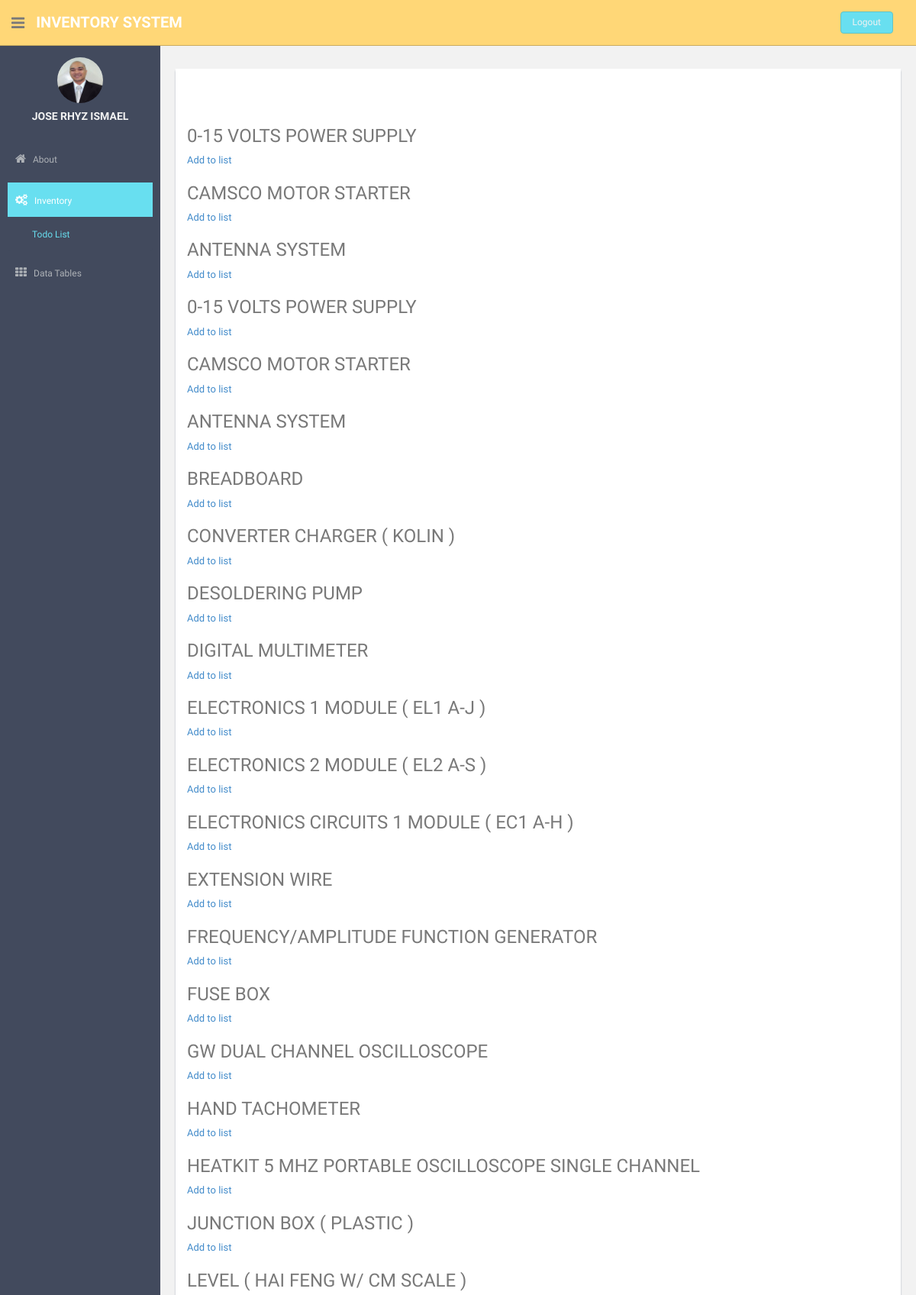
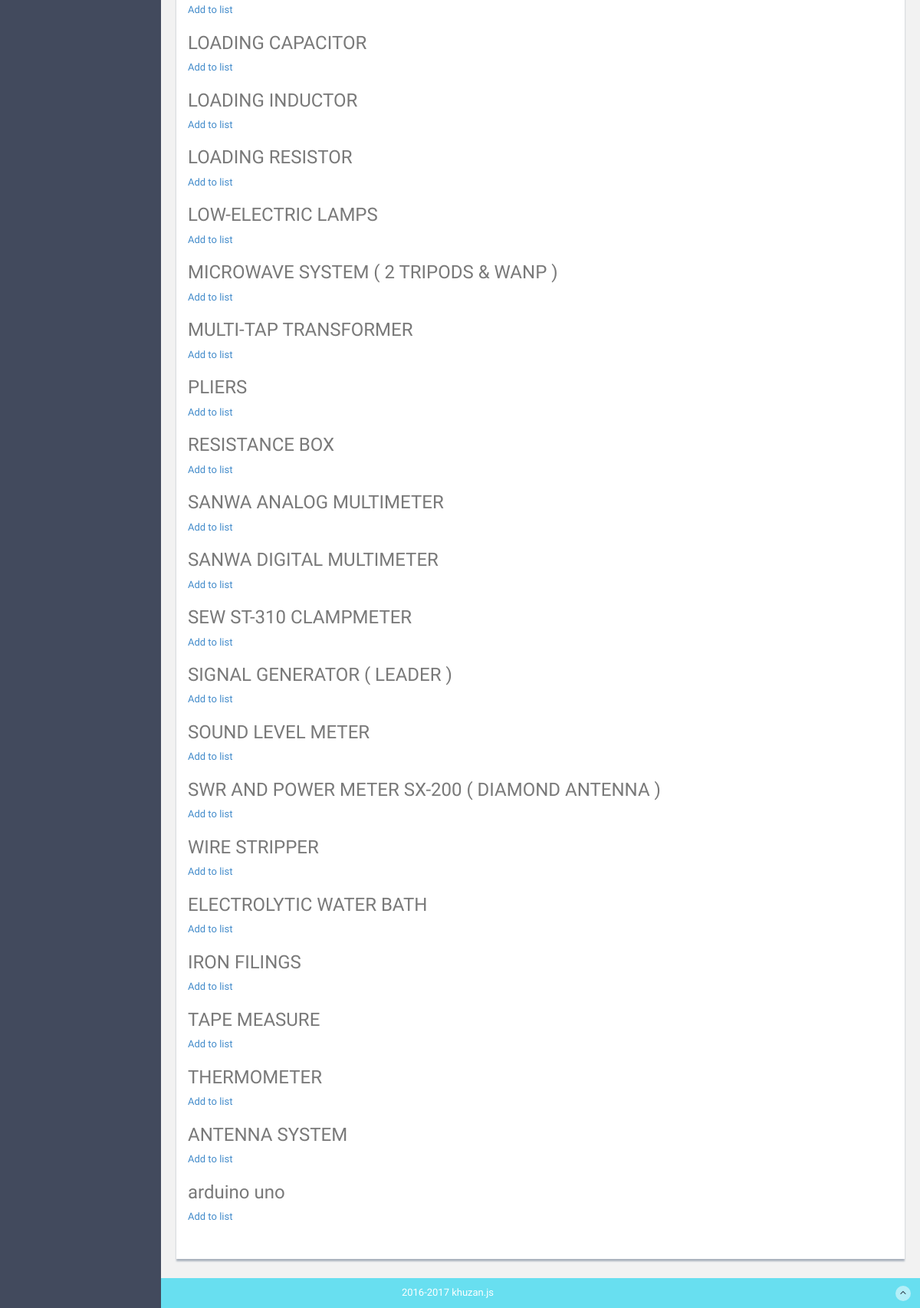
The app's page /cart.php with its own data (2 pictures, top to bottom).
### tables this page shows
CREATE TABLE IF NOT EXISTS `items` (
  `items_id` int(11) NOT NULL AUTO_INCREMENT,
  `qty` int(50) NOT NULL,
  `description` varchar(50) NOT NULL,
  `prpty_number` varchar(50) NOT NULL,
  `classification` varchar(50) NOT NULL,
  `department` varchar(50) NOT NULL,
  `location` varchar(50) NOT NULL,
  `assignee` varchar(50) NOT NULL,
  `remarks` varchar(50) NOT NULL,
  PRIMARY KEY (`items_id`)
);

### cart.php (the view, shortened to what this page needs)
<!DOCTYPE html>
<?php
	$db = connect();
 ?>
<html lang="en">
  <head>
    <link href="assets/css/bootstrap.css" rel="stylesheet">
    <link href="assets/font-awesome/css/font-awesome.css" rel="stylesheet" />
    <link href="assets/css/style.css" rel="stylesheet">
    <link href="assets/css/style-responsive.css" rel="stylesheet">
    <link rel="stylesheet" href="assets/css/to-do.css">
  </head>
  <body>
  <section id="container" >
      <header class="header black-bg">
              <div class="sidebar-toggle-box">
                  <div class="fa fa-bars tooltips" data-placement="right" data-original-title="Toggle Navigation"></div>
              </div>
            <a href="About.php" class="logo"><b>Inventory System</b></a>
            <div class="top-menu">
            	<ul class="nav pull-right top-menu">
                    <li><a class="logout" href="functions/logout.php">Logout</a></li>
            	</ul>
            </div>
        </header>
      <aside>
          <div id="sidebar"  class="nav-collapse ">
              <ul class="sidebar-menu" id="nav-accordion">
              	  <p class="centered"><a href="profile.php"><img src="assets/img/budskie.jpg" class="img-circle" width="60"></a></p>
              	  <h5 class="centered">JOSE RHYZ ISMAEL</h5>
                  <li class="mt">
                      <a href="About.php">
                          <i class="fa fa-home"></i>
                          <span>About</span>
                      </a>
                  </li>
                  <li class="sub-menu">
                      <a class="active" href="javascript:;" >
                          <i class="fa fa-cogs"></i>
                          <span>Inventory</span>
                      </a>
                      <ul class="sub">
                          <li class="active"><a href="#">Todo List</a></li>
                      </ul>
                  </li>
                  <li class="sub-menu">
                      <a href="javascript:;" >
                          <i class="fa fa-th"></i>
                          <span>Data Tables</span>
                      </a>
                  </li>
              </ul>
          </div>
      </aside>
      <section id="main-content">
          <section class="wrapper">
              <div class="row mt">
                  <div class="col-md-12">
                      <section class="task-panel tasks-widget">
	                	<div class="panel-heading">
	                        <br>
	                 	</div>
                          <div class="panel-body">
                              <div class="task-content">
																<?php
																$sth = $db->prepare("SELECT * From items order by items_id");
																$sth->execute();
																$results = $sth->fetchAll(PDO::FETCH_OBJ);
															?>
																<?php foreach ($results as $g ):?>
																	<?php if($g->qty <= 0){
																		echo '';
																	}else{
																		echo '<div class="product">
																			<h3>'.$g->description.'</h3>
																			<a href="functions/add-to-cart.php?id='.$g->items_id.'">Add to list</a>
																		</div>';
																	} ?>
																<?php endforeach ?>
                                </div>
                          </div>
                      </section>
                  </div>
              </div>
		</section><! --/wrapper -->
      </section>
      <footer class="site-footer">
          <div class="text-center">
              2016-2017 khuzan.js
              <a href="todo_list.php#" class="go-top">
                  <i class="fa fa-angle-up"></i>
              </a>
          </div>
      </footer>
  </section>
  </body>
</html>

### assets/css/style.css (style rules this page uses)
body { color: #797979; background: #f2f2f2; font-family: 'Ruda', sans-serif; padding: 0px !important; margin: 0px !important; font-size:13px; }
ul li { list-style: none; }
a, a:hover, a:focus { text-decoration: none; outline: none; }
#container { width: 100%; height: 100%; }
.centered { text-align: center; }
.mt { margin-top: 25px; }
ul.top-menu > li > .logout { color: #f2f2f2; font-size: 12px; border-radius: 4px; -webkit-border-radius: 4px; border: 1px solid #64c3c2 !important; padding: 5px 15px; margin-right: 15px; background: #68dff0; margin-top: 15px; }
#sidebar { width: 210px; height: 100%; position: fixed; background: #424a5d; }
#sidebar h5 { color: #f2f2f2; font-weight: 700; }
#sidebar ul li { position: relative; }
#sidebar .sub-menu > .sub li { padding-left: 32px; }
#sidebar .sub-menu > .sub li:last-child { padding-bottom: 10px; }
ul.sidebar-menu , ul.sidebar-menu li ul.sub { margin: -2px 0 0; padding: 0; }
ul.sidebar-menu { margin-top: 75px; }
#sidebar > ul > li > ul.sub { display: none; }
#sidebar > ul > li.active > ul.sub, #sidebar > ul > li > ul.sub > li > a { display: block; }
ul.sidebar-menu li ul.sub li { background: #424a5d; margin-bottom: 0; margin-left: 0; margin-right: 0; }
ul.sidebar-menu li ul.sub li:last-child { border-radius: 0 0 4px 4px; -webkit-border-radius: 0 0 4px 4px; }
ul.sidebar-menu li ul.sub li a { font-size: 12px; padding: 6px 0; line-height: 35px; height: 35px; -webkit-transition: all 0.3s ease; -moz-transition: all 0.3s ease; -o-transition: all 0.3s ease; -ms-transition: all 0.3s ease; transition: all 0.3s ease; color: #aeb2b7; }
ul.sidebar-menu li ul.sub li.active a { color: #68dff0; -webkit-transition: all 0.3s ease; -moz-transition: all 0.3s ease; -o-transition: all 0.3s ease; -ms-transition: all 0.3s ease; transition: all 0.3s ease; display: block; }
ul.sidebar-menu li { margin-bottom: 5px; margin-left:10px; margin-right:10px; }
ul.sidebar-menu li.sub-menu { line-height: 15px; }
ul.sidebar-menu li a span { display: inline-block; }
ul.sidebar-menu li a { color: #aeb2b7; text-decoration: none; display: block; padding: 15px 0 15px 10px; font-size: 12px; outline: none; -webkit-transition: all 0.3s ease; -moz-transition: all 0.3s ease; -o-transition: all 0.3s ease; -ms-transition: all 0.3s ease; transition: all 0.3s ease; }
ul.sidebar-menu li a.active, ul.sidebar-menu li a:hover, ul.sidebar-menu li a:focus { background: #68dff0; color: #fff; display: block; -webkit-transition: all 0.3s ease; -moz-transition: all 0.3s ease; -o-transition: all 0.3s ease; -ms-transition: all 0.3s ease; transition: all 0.3s ease; }
ul.sidebar-menu li a i { font-size: 15px; padding-right: 6px; }
ul.sidebar-menu li a.active i { color: #fff; }
#main-content { margin-left: 210px; }
.header, .footer { min-height: 60px; padding: 0 15px; }
.header { position: fixed; left: 0; right: 0; z-index: 1002; }
.black-bg { background: #ffd777; border-bottom: 1px solid #c9aa5f; }
.wrapper { display: inline-block; margin-top: 60px; padding-left: 15px; padding-right: 15px; padding-bottom: 15px; padding-top: 0px; width: 100%; }
a.logo { font-size: 20px; color: #ffffff; float: left; margin-top: 15px; text-transform: uppercase; }
a.logo b { font-weight: 900; }
#top_menu .nav > li, ul.top-menu > li { float: left; }
ul.top-menu > li > a { color: #666666; font-size: 16px; border-radius: 4px; -webkit-border-radius: 4px; border:1px solid #666666 !important; padding: 2px 6px; margin-right: 15px; }
.sidebar-toggle-box { float: left; padding-right: 15px; margin-top: 20px; }
.sidebar-toggle-box .fa-bars { cursor: pointer; display: inline-block; font-size: 20px; }
.site-footer { background: #68dff0; color: #fff; padding: 10px 0; }
.go-top { margin-right: 1%; float: right; background: rgba(255,255,255,.5); width: 20px; height: 20px; border-radius: 50%; -webkit-border-radius: 50%; }
.go-top i { color: #2A3542; }

### assets/css/to-do.css (style rules this page uses)
.task-content { margin-bottom: 30px; }
.task-panel { background: #fff; text-align: left; box-shadow: 0px 3px 2px #aab2bd; margin: 5px; }
.tasks-widget .task-content:after { clear: both; }

### records on screen
items: description "0-15 VOLTS POWER SUPPLY"
items: description "CAMSCO MOTOR STARTER"
items: description "ANTENNA SYSTEM"
items: description "0-15 VOLTS POWER SUPPLY"
items: description "CAMSCO MOTOR STARTER"
items: description "ANTENNA SYSTEM"
items: description "BREADBOARD"
items: description "CONVERTER CHARGER ( KOLIN )"
items: description "DESOLDERING PUMP"
items: description "DIGITAL MULTIMETER"
items: description "ELECTRONICS 1 MODULE ( EL1 A-J )"
items: description "ELECTRONICS 2 MODULE ( EL2 A-S )"
items: description "ELECTRONICS CIRCUITS 1 MODULE ( EC1 A-H )"
items: description "EXTENSION WIRE"
items: description "FREQUENCY/AMPLITUDE FUNCTION GENERATOR"
items: description "FUSE BOX"
items: description "GW DUAL CHANNEL OSCILLOSCOPE"
items: description "HAND TACHOMETER"
items: description "HEATKIT 5 MHZ PORTABLE OSCILLOSCOPE SINGLE CHANNEL"
items: description "JUNCTION BOX ( PLASTIC )"
items: description "LEVEL ( HAI FENG W/ CM SCALE )"
items: description "LOADING CAPACITOR"
items: description "LOADING INDUCTOR"
items: description "LOADING RESISTOR"
items: description "LOW-ELECTRIC LAMPS"
items: description "MICROWAVE SYSTEM ( 2 TRIPODS & WANP )"
items: description "MULTI-TAP TRANSFORMER"
items: description "PLIERS"
items: description "RESISTANCE BOX"
items: description "SANWA ANALOG MULTIMETER"
items: description "SANWA DIGITAL MULTIMETER"
items: description "SEW ST-310 CLAMPMETER"
items: description "SIGNAL GENERATOR ( LEADER )"
items: description "SOUND LEVEL METER"
items: description "SWR AND POWER METER SX-200 ( DIAMOND ANTENNA )"
items: description "WIRE STRIPPER"
items: description "ELECTROLYTIC WATER BATH"
items: description "IRON FILINGS"
items: description "TAPE MEASURE"
items: description "THERMOMETER"
items: description "ANTENNA SYSTEM"
items: description "arduino uno"
